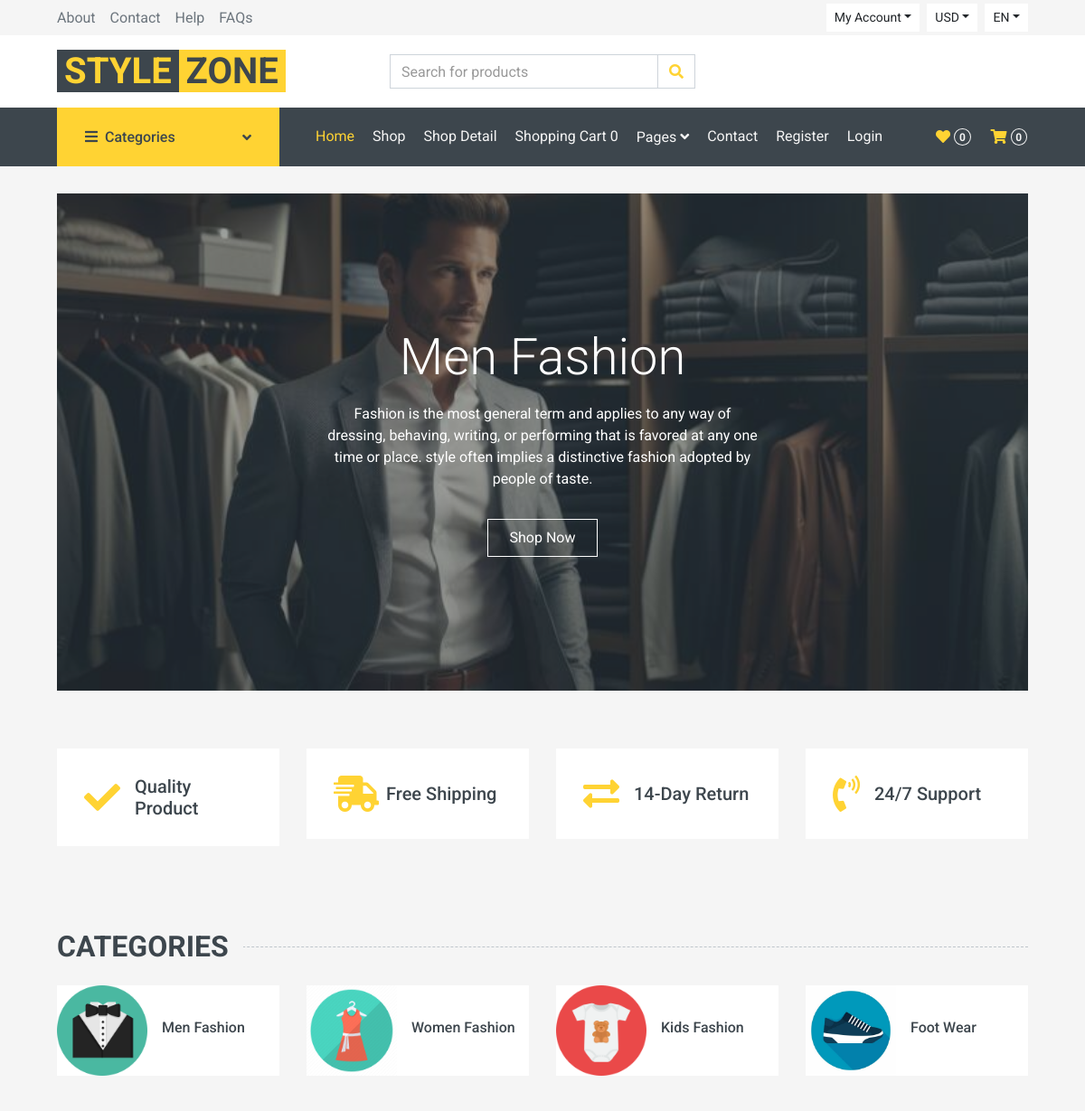
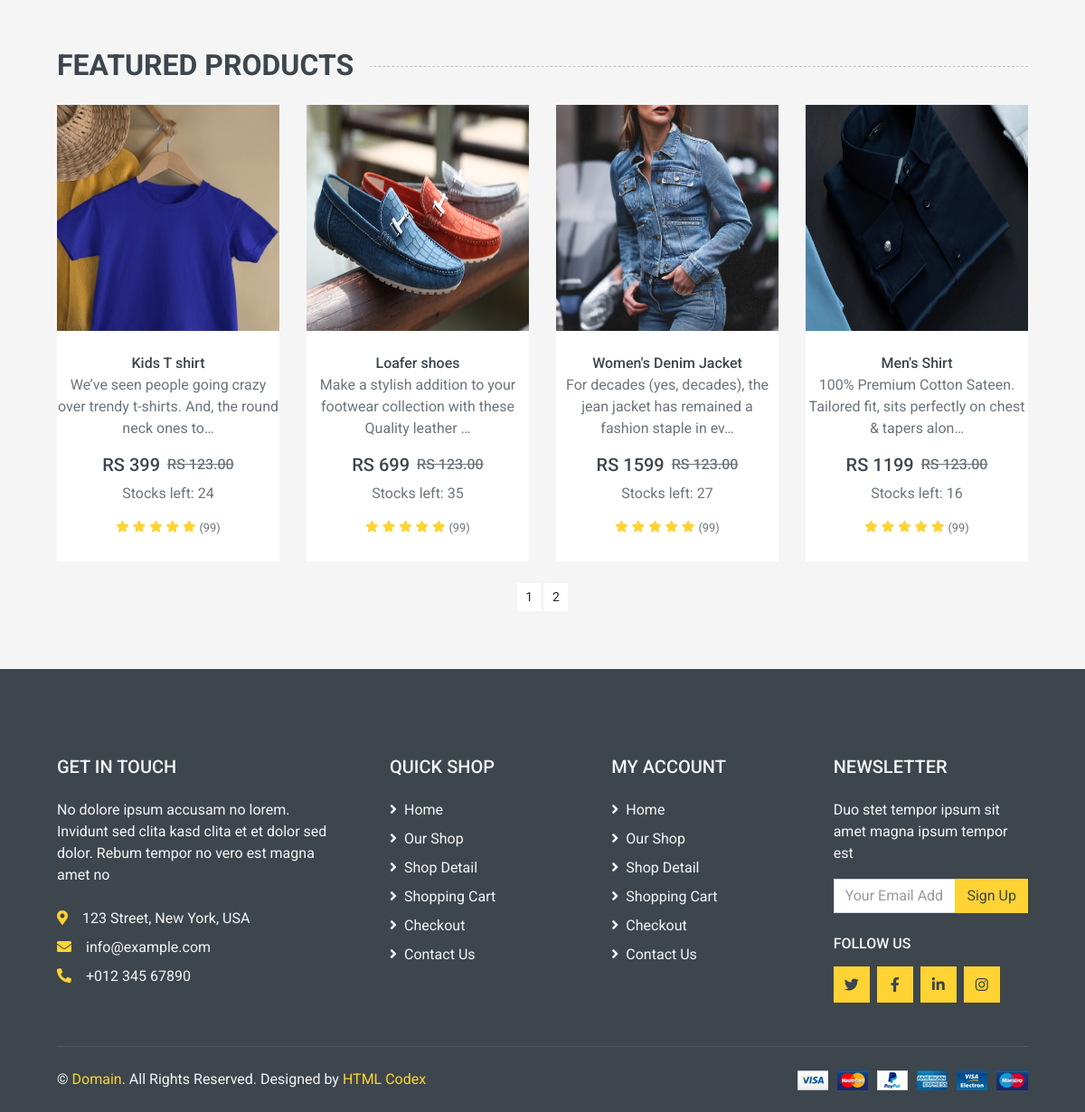
Screenshot of /?page=2 with the database file from the repository (2 pictures, top to bottom).
### shop/models.py (models this page shows, shortened)
class Categ(models.Model):
    name = models.CharField(max_length=250, unique=True)
    slug = models.SlugField(max_length=250, unique=True)
    img = models.ImageField(upload_to='cat_icon')
    def get_url(self):
        return reverse('prod_cat', args=[self.slug])

class Products(models.Model):
    name = models.CharField(max_length=250, unique=True)
    slug = models.SlugField(max_length=250, unique=True)
    img = models.ImageField(upload_to='product')
    des = models.TextField()
    price = models.IntegerField()
    stock = models.IntegerField()
    available = models.BooleanField()
    category = models.ForeignKey(Categ, on_delete=models.CASCADE)
    def get_url(self):
        return reverse('details', args=[self.category.slug, self.slug])

### shop/views.py (the view)
# urls.py: 2. Add a URL to urlpatterns:  path('', views.home, name='home')
def home(request, c_slug=None):
    c_page = None
    prodt = None
    if c_slug != None:
        c_page = get_object_or_404(Categ, slug=c_slug)
        prodt = Products.objects.filter(category=c_page, available=True)
    else:
        prodt = Products.objects.all().filter(available=True)
    cat = Categ.objects.all()
    paginator = Paginator(prodt, 4)
    try:
        page = int(request.GET.get('page', '1'))
    except:
        page = 1
    try:
        products = paginator.page(page)
    except (EmptyPage, InvalidPage):
        products = paginator.page(paginator.num_pages)
    return render(request, 'index.html', {'ct': cat, 'pr': products})

### cart/context_processor.py (called while the page is built)
def count(request):
    item_count = 0
    if 'admin' in request.path:
        return {}
    else:
        try:
            ct = Cartlist.objects.filter(cart_id=c_id(request))
            cti = Items.objects.all().filter(cart=ct[:1])
            for c in cti:
                item_count += c.quantity
        except Cartlist.DoesNotExist:
            item_count = 0
        return dict(itc=item_count)

### cart/views.py (called while the page is built)
def c_id(request):
    ct_id = request.session.session_key
    if not ct_id:
        ct_id = request.session.create()
    return ct_id

### templates/index.html (shortened to what this page needs)
{% extends 'base.html' %}
{% load static %}
{% block content %}
<!DOCTYPE html>
<html lang="en">
<head>
    <link href="https://cdnjs.cloudflare.com/ajax/libs/font-awesome/5.10.0/css/all.min.css" rel="stylesheet">
    <link href="{% static 'hm/lib/animate/animate.min.css' %}" rel="stylesheet">
    <link href="{% static 'hm/lib/owlcarousel/assets/owl.carousel.min.css' %}" rel="stylesheet">
    <link href="{% static 'hm/css/style.css' %}" rel="stylesheet">
</head>
<body>
    <div class="container-fluid mb-3">
        <div class="row px-xl-5">
            <div class="col-lg-12">
                    <div class="carousel-inner">
                        <div class="carousel-item position-relative active" style="height: 550px;">
                            <img class="position-absolute w-100 h-100" src="{% static 'hm/img/bg.jpg' %}" style="object-fit: cover;">
                            <div class="carousel-caption d-flex flex-column align-items-center justify-content-center">
                                <div class="p-3" style="max-width: 700px;">
                                    <h1 class="display-4 text-white mb-3 animate__animated animate__fadeInDown">Men Fashion</h1>
                                    <p class="mx-md-5 px-5 animate__animated animate__bounceIn">Fashion is the most general term and applies to any way of dressing, behaving, writing, or performing that is favored at any one time or place. style often implies a distinctive fashion adopted by people of taste.</p>
                                    <a class="btn btn-outline-light py-2 px-4 mt-3 animate__animated animate__fadeInUp" href="#">Shop Now</a>
                                </div>
                            </div>
                        </div>
                    </div>
                </div>
            </div>
        </div>
    <div class="container-fluid pt-5">
        <div class="row px-xl-5 pb-3">
            <div class="col-lg-3 col-md-6 col-sm-12 pb-1">
                <div class="d-flex align-items-center bg-light mb-4" style="padding: 30px;">
                    <h1 class="fa fa-check text-primary m-0 mr-3"></h1>
                    <h5 class="font-weight-semi-bold m-0">Quality Product</h5>
                </div>
            </div>
            <div class="col-lg-3 col-md-6 col-sm-12 pb-1">
                <div class="d-flex align-items-center bg-light mb-4" style="padding: 30px;">
                    <h1 class="fa fa-shipping-fast text-primary m-0 mr-2"></h1>
                    <h5 class="font-weight-semi-bold m-0">Free Shipping</h5>
                </div>
            </div>
            <div class="col-lg-3 col-md-6 col-sm-12 pb-1">
                <div class="d-flex align-items-center bg-light mb-4" style="padding: 30px;">
                    <h1 class="fas fa-exchange-alt text-primary m-0 mr-3"></h1>
                    <h5 class="font-weight-semi-bold m-0">14-Day Return</h5>
                </div>
            </div>
            <div class="col-lg-3 col-md-6 col-sm-12 pb-1">
                <div class="d-flex align-items-center bg-light mb-4" style="padding: 30px;">
                    <h1 class="fa fa-phone-volume text-primary m-0 mr-3"></h1>
                    <h5 class="font-weight-semi-bold m-0">24/7 Support</h5>
                </div>
            </div>
        </div>
    </div>
    <div class="container-fluid pt-5">
        <h2 class="section-title position-relative text-uppercase mx-xl-5 mb-4"><span class="bg-secondary pr-3">Categories</span></h2>
        <div class="row px-xl-5 pb-3">
            {% for i in ct %}
            <div class="col-lg-3 col-md-4 col-sm-6 pb-1">
                <a class="text-decoration-none" href="{{i.get_url}}">
                    <div class="cat-item d-flex align-items-center mb-4">
                        <div class="overflow-hidden" style="width: 100px; height: 100px;">
                            <img class="img-fluid" src="{{i.img.url}}" alt="">
                        </div>
                        <div class="flex-fill pl-3">
                            <h6>{{i.name}}</h6>
                        </div>
                    </div>
                </a>
            </div>
            {% endfor %}
        </div>
    </div>
    <div class="container-fluid pt-5 pb-3">
        <h2 class="section-title position-relative text-uppercase mx-xl-5 mb-4"><span class="bg-secondary pr-3">Featured Products</span></h2>
 <div class="row flex px-xl-5">
{% for i in pr.object_list %}
            <div class="col-lg-3 col-md-4 col-sm-6">
                <div class="product-item bg-light mb-4">
                    <div class="product-img position-relative overflow-hidden">
                        <a href="{{i.get_url}}"><img class="img-fluid w-100" src="{{i.img.url}}" alt="" style="height:250px; width:500px;">
                        </a>
                    </div>
                    <div class="text-center py-4">
                        <a class="h6 text-decoration-none text-truncate" href="{{i.get_url}}">{{i.name}}</a>
                        <p>{{i.des|truncatechars:80}}</p>
                        <div class="d-flex align-items-center justify-content-center mt-2">
                            <h5>RS {{i.price}}</h5><h6 class="text-muted ml-2"><del>RS 123.00</del></h6>
                        </div>
                        <p>Stocks left: {{i.stock}}</p>
                        <div class="d-flex align-items-center justify-content-center mb-1">
                            <small class="fa fa-star text-primary mr-1"></small>
                            <small class="fa fa-star text-primary mr-1"></small>
                            <small class="fa fa-star text-primary mr-1"></small>
                            <small class="fa fa-star text-primary mr-1"></small>
                            <small class="fa fa-star text-primary mr-1"></small>
                            <small>(99)</small>
                        </div>
                    </div>
                </div>
            </div>
{% endfor %}
     </div>
        <div class="mx-auto">
            <div class="text-center">
            {% for pg in pr.paginator.page_range %}
            <a href="?page={{pg}}" class="btn btn-light btn-sm {% if pr.number == pg %} activate {% endif %}">{{pg}}</a>
            {% endfor %}
            </div>
        </div>
    </div>
    <div class="container-fluid bg-dark text-secondary mt-5 pt-5">
        <div class="row px-xl-5 pt-5">
            <div class="col-lg-4 col-md-12 mb-5 pr-3 pr-xl-5">
                <h5 class="text-secondary text-uppercase mb-4">Get In Touch</h5>
                <p class="mb-4">No dolore ipsum accusam no lorem. Invidunt sed clita kasd clita et et dolor sed dolor. Rebum tempor no vero est magna amet no</p>
                <p class="mb-2"><i class="fa fa-map-marker-alt text-primary mr-3"></i>123 Street, New York, USA</p>
                <p class="mb-2"><i class="fa fa-envelope text-primary mr-3"></i>info@example.com</p>
                <p class="mb-0"><i class="fa fa-phone-alt text-primary mr-3"></i>+012 345 67890</p>
            </div>
            <div class="col-lg-8 col-md-12">
                <div class="row">
                    <div class="col-md-4 mb-5">
                        <h5 class="text-secondary text-uppercase mb-4">Quick Shop</h5>
                        <div class="d-flex flex-column justify-content-start">
                            <a class="text-secondary mb-2" href="#"><i class="fa fa-angle-right mr-2"></i>Home</a>
                            <a class="text-secondary mb-2" href="#"><i class="fa fa-angle-right mr-2"></i>Our Shop</a>
                            <a class="text-secondary mb-2" href="#"><i class="fa fa-angle-right mr-2"></i>Shop Detail</a>
                            <a class="text-secondary mb-2" href="#"><i class="fa fa-angle-right mr-2"></i>Shopping Cart</a>
                            <a class="text-secondary mb-2" href="#"><i class="fa fa-angle-right mr-2"></i>Checkout</a>
                            <a class="text-secondary" href="#"><i class="fa fa-angle-right mr-2"></i>Contact Us</a>
                        </div>
                    </div>
                    <div class="col-md-4 mb-5">
                        <h5 class="text-secondary text-uppercase mb-4">My Account</h5>
                        <div class="d-flex flex-column justify-content-start">
                            <a class="text-secondary mb-2" href="#"><i class="fa fa-angle-right mr-2"></i>Home</a>
                            <a class="text-secondary mb-2" href="#"><i class="fa fa-angle-right mr-2"></i>Our Shop</a>
                            <a class="text-secondary mb-2" href="#"><i class="fa fa-angle-right mr-2"></i>Shop Detail</a>
                            <a class="text-secondary mb-2" href="#"><i class="fa fa-angle-right mr-2"></i>Shopping Cart</a>
                            <a class="text-secondary mb-2" href="#"><i class="fa fa-angle-right mr-2"></i>Checkout</a>
                            <a class="text-secondary" href="#"><i class="fa fa-angle-right mr-2"></i>Contact Us</a>
                        </div>
                    </div>
                    <div class="col-md-4 mb-5">
                        <h5 class="text-secondary text-uppercase mb-4">Newsletter</h5>
                        <p>Duo stet tempor ipsum sit amet magna ipsum tempor est</p>
                        <form action="">
                            <div class="input-group">
                                <input type="text" class="form-control" placeholder="Your Email Address">
                                <div class="input-group-append">
                                    <button class="btn btn-primary">Sign Up</button>
                                </div>
                            </div>
                        </form>
                        <h6 class="text-secondary text-uppercase mt-4 mb-3">Follow Us</h6>
                        <div class="d-flex">
                            <a class="btn btn-primary btn-square mr-2" href="#"><i class="fab fa-twitter"></i></a>
                            <a class="btn btn-primary btn-square mr-2" href="#"><i class="fab fa-facebook-f"></i></a>
                            <a class="btn btn-primary btn-square mr-2" href="#"><i class="fab fa-linkedin-in"></i></a>
                            <a class="btn btn-primary btn-square" href="#"><i class="fab fa-instagram"></i></a>
                        </div>
                    </div>
                </div>
            </div>
        </div>
        <div class="row border-top mx-xl-5 py-4" style="border-color: rgba(256, 256, 256, .1) !important;">
            <div class="col-md-6 px-xl-0">
                <p class="mb-md-0 text-center text-md-left text-secondary">
                    &copy; <a class="text-primary" href="#">Domain</a>. All Rights Reserved. Designed
                    by
                    <a class="text-primary" href="https://htmlcodex.com">HTML Codex</a>
                </p>
            </div>
            <div class="col-md-6 px-xl-0 text-center text-md-right">
                <img class="img-fluid" src="{% static 'hm/img/payments.png' %}" alt="">
            </div>
        </div>
    </div>
</body>
</html>
{% endblock %}

### rows the page displays
Categ: img (picture), name "Men Fashion"
Categ: img (picture), name "Women Fashion"
Categ: img (picture), name "Kids Fashion"
Categ: img (picture), name "Foot Wear"
Products: img (picture), name "Kids T shirt", des "We’ve seen people going crazy over trendy t-shirts. And, the round neck ones to…", price "399", stock "24"
Products: img (picture), name "Loafer shoes", des "Make a stylish addition to your footwear collection with these Quality leather …", price "699", stock "35"
Products: img (picture), name "Women's Denim Jacket", des "For decades (yes, decades), the jean jacket has remained a fashion staple in ev…", price "1599", stock "27"
Products: img (picture), name "Men's Shirt", des "100% Premium Cotton Sateen. Tailored fit, sits perfectly on chest & tapers alon…", price "1199", stock "16"

### other values shown
{{ itc }} "0"
{{ pg }} "1" "2"
